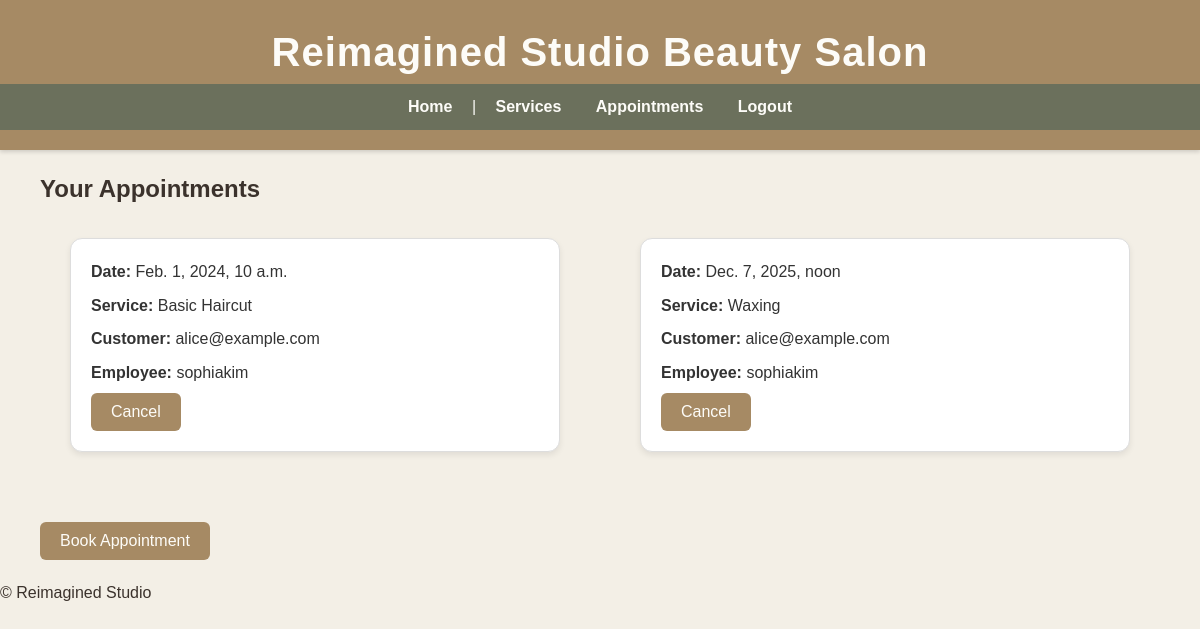
Before: /appointments (signed in) with the older database file.
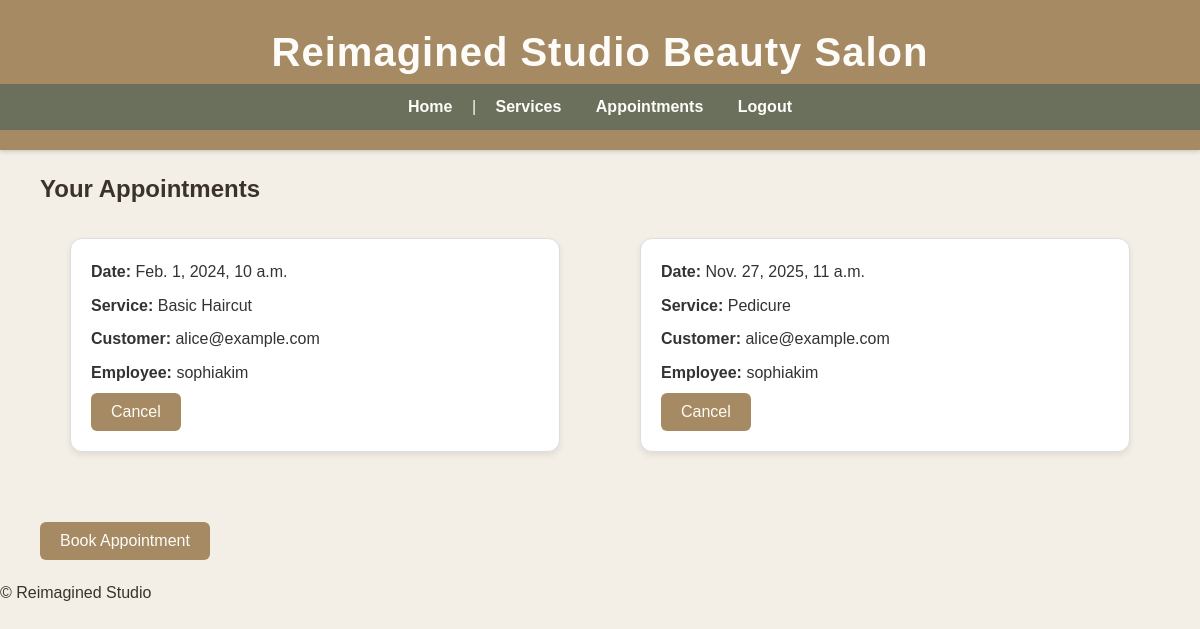
After: the same page with the newer database file.
### salon_app/models.py (models this page shows, shortened)
class Appointment(models.Model):
    customer = models.ForeignKey(Customer, on_delete=models.CASCADE)
    employee = models.ForeignKey(Employee, on_delete=models.SET_NULL, null=True)
    service = models.ForeignKey(Service, on_delete=models.CASCADE)
    appointment_date = models.DateTimeField()
    status = models.CharField(
        max_length=20,
        choices=[
            ('Scheduled', 'Scheduled'),
            ('Completed', 'Completed'),
            ('Cancelled', 'Cancelled'),
        ],
        default='Scheduled'
    )

class Service(models.Model):
    name = models.CharField(max_length=100)
    description = models.TextField(blank=True)
    duration_minutes = models.PositiveIntegerField()
    price = models.DecimalField(max_digits=6, decimal_places=2)

class Customer(models.Model):
    user = models.OneToOneField(User, on_delete=models.CASCADE, null=True, blank=True)
    first_name = models.CharField(max_length=100)
    last_name = models.CharField(max_length=100)
    email = models.EmailField(unique=True)
    phone = models.CharField(max_length=15)
    date_joined = models.DateTimeField(auto_now_add=True)

class Employee(models.Model):
    user = models.OneToOneField(User, on_delete=models.CASCADE, null=True, blank=True)
    first_name = models.CharField(max_length=100)
    last_name = models.CharField(max_length=100)
    specialty = models.CharField(max_length=100)
    phone = models.CharField(max_length=15)
    email = models.EmailField(unique=True)
    availability_status = models.CharField(max_length=100)

### salon_app/views.py (the view)
# urls.py: path('appointments', views.appointments, name='appointments'),
@login_required
def appointments(request):
    user = request.user
    if hasattr(user, 'customer'):
        appts = Appointment.objects.filter(customer=user.customer, status='Scheduled')
    elif hasattr(user, 'employee'):
        appts = Appointment.objects.filter(employee=user.employee, status='Scheduled')
    else:
        return HttpResponseForbidden("No associated profile found.")
    return render(request, 'salon_app/appointments.html', {
        'appointments': appts
    })

### salon_app/templates/salon_app/appointments.html (shortened to what this page needs)
{% extends 'salon_app/base.html' %}
{% load static %}
{% block content %}
<main>
    <h2 class="text-center mt-20 mb-20">Your Appointments</h2>
    {% if appointments %}
        <div class="appointments-container">
            {% for appt in appointments %}
            <div class="appointment-card with-bg" style="margin: 30px;">
                <div class="appointment-content">
                    <p><strong>Date:</strong> {{ appt.appointment_date }}</p>
                    <p><strong>Service:</strong> {{ appt.service.name }}</p>
                    {% if appt.customer %}
                    <p><strong>Customer:</strong> {{ appt.customer.user.username }}</p>
                    {% endif %}
                    {% if appt.employee %}
                    <p><strong>Employee:</strong> {{ appt.employee.user.username }}</p>
                    {% endif %}
                </div>
                <form method="POST" action="{% url 'cancel_appointment' appt.id %}" style="display:inline;">
                    <button type="submit" onclick="return confirm('Are you sure you want to cancel this appointment?');">
                        Cancel
                    </button>
                </form>
            </div>
            {% endfor %}
        </div>
    {% else %}
        <p class="text-center">No appointments found.</p>
    {% endif %}
    <div style="margin-top: 40px;">
        <a href="{% url 'book_appointment' %}">
            <button type="button">Book Appointment</button>
        </a>
    </div>
</main>
{% endblock %}

Changed rows visible on the page:
no longer on this page (row edited): Appointment: appointment_date "Dec. 7, 2025, noon", service.name "Waxing", customer.user.username "alice@example.com", employee.user.username "sophiakim"
added Appointment: appointment_date "Nov. 27, 2025, 11 a.m.", service.name "Pedicure", customer.user.username "alice@example.com", employee.user.username "sophiakim"
